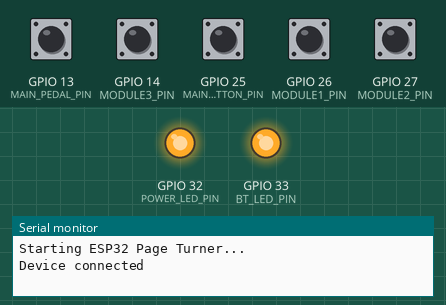
This program was run on a simulated ESP32. Shown: output pins drawn as LEDs (lit = HIGH), the last lines printed to the serial monitor. The test bench sets the inputs (shaded band); at power-on: GPIO 13 (MAIN_PEDAL_PIN), GPIO 14 (MODULE3_PIN), GPIO 25 (MAIN_BUTTON_PIN), GPIO 26 (MODULE1_PIN), GPIO 27 (MODULE2_PIN) HIGH. USB keyboard and mouse output is not drawn. At 5.1 s the program puts the board to deep sleep or switches it off; the recording ends there.

Above: at 2.8 s.
2.9 s: GPIO 25 (MAIN_BUTTON_PIN) pulled LOW for 1.2 s
At 5.05 s:
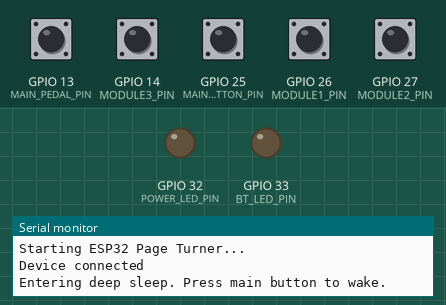
Timing chart, 0 to 5.1 s (numbered marks = the images above; inputs shaded):
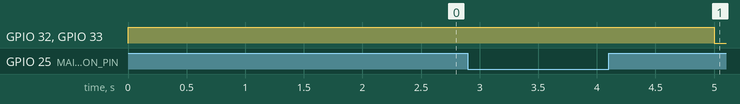

Measured:
- after the input at 2.9 s, GPIO 32 (POWER_LED_PIN), GPIO 33 (BT_LED_PIN): HIGH → LOW after 2.1 s

The program:

main.cpp
```cpp
/*********************************************************************************
 * ESP32 Bluetooth Page Turner Pedal (v4 - Final)
 * * Features:
 * - Up to 4 modular pedals for page turning (Left, Right, Up, Down).
 * - Main button for system control:
 * - Double-click: Toggle Concert Mode (all LEDs off).
 * - Triple-click: Enter Bluetooth pairing mode.
 * - Hold (3s): Enter Deep Sleep (power off).
 * - Power-efficient: Uses Light Sleep between presses and Deep Sleep for power off.
 * - Auto-reconnects to the last paired device on startup.
 * - Status LEDs for Power and Bluetooth connection.
 *
 * Libraries Required:
 * - ESP32-BLE-Keyboard by T-vK
 * - OneButton by Matthias Hertel
 *
 *********************************************************************************/

// =============================================================================
// LIBRARIES
// =============================================================================
#include <Arduino.h>
#include <BleKeyboard.h>
#include <OneButton.h>

#include <BLEDevice.h>
#include <BLEServer.h>
#include <BLEUtils.h>


// =============================================================================
// PIN DEFINITIONS
// =============================================================================
// --- LEDs ---
#define POWER_LED_PIN   32
#define BT_LED_PIN      33

// --- Main Control Button ---
#define MAIN_BUTTON_PIN 25

// --- Pedals ---
#define MAIN_PEDAL_PIN  13 // Down Arrow
#define MODULE1_PIN     26 // Left Arrow
#define MODULE2_PIN     27 // Right Arrow
#define MODULE3_PIN     14 // Up Arrow

// =============================================================================
// GLOBAL VARIABLES & OBJECTS
// =============================================================================
BleKeyboard bleKeyboard("PipoLaPipe", "ESP32-Pedal", 100);
OneButton mainButton(MAIN_BUTTON_PIN, true); // true = active low (button to GND)

// --- State Variables ---
volatile bool isConnected = false;
bool concertMode = false;
bool lastConnectionState = false; // Used to detect connection changes

// --- Timing for non-blocking LED blink ---
unsigned long previousMillis = 0;
const long blinkInterval = 500; // Blink every 500ms
int ledState = LOW;

// =============================================================================
// FUNCTION PROTOTYPES
// =============================================================================
void doubleClick();
void tripleClick();
void startHold();
void handleMultiClick();
void handlePedals();
void updateLeds();
void goToLightSleep();
void configureWakeupPins();
void handleConnectionStateChange();

// =============================================================================
// SETUP - Runs once on boot/reset
// =============================================================================
void setup() {
  Serial.begin(115200);
  Serial.println("Starting ESP32 Page Turner...");

  // --- Configure Pins ---
  pinMode(POWER_LED_PIN, OUTPUT);
  pinMode(BT_LED_PIN, OUTPUT);

  pinMode(MAIN_PEDAL_PIN, INPUT_PULLUP);
  pinMode(MODULE1_PIN, INPUT_PULLUP);
  pinMode(MODULE2_PIN, INPUT_PULLUP);
  pinMode(MODULE3_PIN, INPUT_PULLUP);

  digitalWrite(POWER_LED_PIN, HIGH); // Turn power LED on immediately

  // --- Attach Functions to Main Button ---
  mainButton.attachDoubleClick(doubleClick);
  mainButton.attachLongPressStart(startHold);
  mainButton.attachMultiClick(handleMultiClick);

  // --- Configure Wakeup Sources ---
  configureWakeupPins();

  // --- Start Bluetooth ---
  bleKeyboard.begin();
}

// =============================================================================
// MAIN LOOP - Runs repeatedly
// =============================================================================
void loop() {
  // Always check the main button state
  mainButton.tick();

  // Handle connection/disconnection events
  handleConnectionStateChange();

  // If connected, check for pedal presses
  if (isConnected) {
    handlePedals();
  }

  // Update the status LEDs
  updateLeds();

  // Go to light sleep to save power if connected and idle
  if (isConnected) {
    goToLightSleep();
  } else {
    // If not connected, delay slightly to prevent the loop from running too fast
    delay(50);
  }
}

// =============================================================================
// CUSTOM FUNCTIONS
// =============================================================================

/**
 * @brief Main Button: Double Click - Toggles concert mode on/off
 */
void doubleClick() {
  concertMode = !concertMode;
  Serial.print("Concert mode: ");
  Serial.println(concertMode ? "ON" : "OFF");
}

/**
 * @brief Handles multi-clicks from the main button. We only care about triple clicks.
 */
void handleMultiClick() {
  if (mainButton.getNumberClicks() == 3) {
    tripleClick();
  }
}

/**
 * @brief Action for Triple Click - Enters pairing mode
 */
void tripleClick() {
  // This is the most reliable, stack-agnostic way to force pairing.
  // It completely restarts the BLE service.
  Serial.println("Forcing pairing mode by restarting BLE...");
  bleKeyboard.end(); // Shut down BLE service
  delay(100);        // Brief pause for stability
  bleKeyboard.begin(); // Restart BLE, which automatically starts advertising
}

/**
 * @brief Main Button: Hold - Enters deep sleep
 */
void startHold() {
  Serial.println("Entering deep sleep. Press main button to wake.");
  digitalWrite(POWER_LED_PIN, LOW); // Turn off LEDs before sleeping
  digitalWrite(BT_LED_PIN, LOW);
  delay(100); // Allow serial to print
  esp_sleep_enable_ext0_wakeup(GPIO_NUM_25, 0); // 0 = Wake when pin is LOW
  esp_deep_sleep_start();
}

/**
 * @brief Polls connection state and handles changes (replaces callbacks)
 */
void handleConnectionStateChange() {
  isConnected = bleKeyboard.isConnected();
  if (isConnected != lastConnectionState) {
    if (isConnected) {
      Serial.println("Device connected");
      // Stop advertising to save power
      // CORRECTED: Use the global BLEDevice to control advertising.
      BLEDevice::getAdvertising()->stop();
    } else {
      Serial.println("Device disconnected");
      // Start advertising to allow reconnection
      // CORRECTED: Use the global BLEDevice to control advertising.
      BLEDevice::getAdvertising()->start();
    }
    lastConnectionState = isConnected;
  }
}

/**
 * @brief Checks all pedals and sends keystrokes if pressed
 */
void handlePedals() {
  bool pedalPressed = false;
  if (digitalRead(MAIN_PEDAL_PIN) == LOW) {
    bleKeyboard.press(KEY_DOWN_ARROW);
    pedalPressed = true;
  }
  if (digitalRead(MODULE1_PIN) == LOW) {
    bleKeyboard.press(KEY_LEFT_ARROW);
    pedalPressed = true;
  }
  if (digitalRead(MODULE2_PIN) == LOW) {
    bleKeyboard.press(KEY_RIGHT_ARROW);
    pedalPressed = true;
  }
  if (digitalRead(MODULE3_PIN) == LOW) {
    bleKeyboard.press(KEY_UP_ARROW);
    pedalPressed = true;
  }

  if (pedalPressed) {
    // A small delay to ensure the key press is registered by the host
    delay(50);
    // Release all keys to prevent sticky keys
    bleKeyboard.releaseAll();
  }
}

/**
 * @brief Manages the state of the Power and Bluetooth LEDs
 */
void updateLeds() {
  if (concertMode) {
    digitalWrite(POWER_LED_PIN, LOW);
    digitalWrite(BT_LED_PIN, LOW);
    return; // Exit function, no LEDs should be on
  }

  // Power LED is always on unless in concert mode
  digitalWrite(POWER_LED_PIN, HIGH);

  // Bluetooth LED logic
  if (isConnected) {
    digitalWrite(BT_LED_PIN, HIGH); // Solid ON when connected
  } else {
    // Blinking when not connected (i.e., pairing mode)
    unsigned long currentMillis = millis();
    if (currentMillis - previousMillis >= blinkInterval) {
      previousMillis = currentMillis;
      ledState = (ledState == LOW) ? HIGH : LOW;
      digitalWrite(BT_LED_PIN, ledState);
    }
  }
}

/**
 * @brief Configures all input pins to be able to wake the ESP32 from light sleep
 */
void configureWakeupPins() {
  // This is the correct method for enabling wakeup on multiple pins for light sleep
  gpio_wakeup_enable(GPIO_NUM_13, GPIO_INTR_LOW_LEVEL);
  gpio_wakeup_enable(GPIO_NUM_14, GPIO_INTR_LOW_LEVEL);
  gpio_wakeup_enable(GPIO_NUM_25, GPIO_INTR_LOW_LEVEL);
  gpio_wakeup_enable(GPIO_NUM_26, GPIO_INTR_LOW_LEVEL);
  gpio_wakeup_enable(GPIO_NUM_27, GPIO_INTR_LOW_LEVEL);

  esp_sleep_enable_gpio_wakeup();
}

/**
 * @brief Enters power-saving Light Sleep mode
 */
void goToLightSleep() {
  // Wakeup sources are configured once in setup(). We just need to start sleep.
  esp_light_sleep_start();

  // After waking up, the loop will continue, detect the pressed pedal,
  // send the key, and then return here to go back to sleep.
}
```
